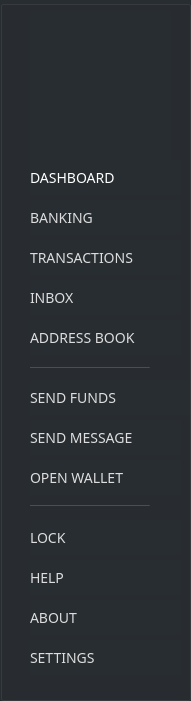
     <widget class="QGroupBox" name="leftMenu">
      <property name="geometry">
       <rect>
        <x>0</x>
        <y>1</y>
        <width>191</width>
        <height>701</height>
       </rect>
      </property>
      <property name="styleSheet">
       <string notr="true">background-color: #282d31; border-right: 1px solid #444;</string>
      </property>
      <property name="title">
       <string/>
      </property>
      <widget class="QPushButton" name="m_bankingButton">
       <property name="geometry">
        <rect>
         <x>10</x>
         <y>200</y>
         <width>171</width>
         <height>35</height>
        </rect>
       </property>
       <property name="font">
        <font>
         <family>Poppins</family>
         <pointsize>-1</pointsize>
        </font>
       </property>
       <property name="styleSheet">
        <string notr="true">QPushButton#m_bankingButton {
text-align: left; color: #ddd; margin-left: 20px;
font-family: Poppins;
font-size: 14px;
border: none;
}

QPushButton#m_bankingButton:hover {
text-align: left; color: orange; margin-left: 20px;
font-family: Poppins;
font-size: 14px;
border: none;
  }</string>
       </property>
       <property name="text">
        <string>BANKING</string>
       </property>
       <property name="iconSize">
        <size>
         <width>18</width>
         <height>18</height>
        </size>
       </property>
      </widget>
      <widget class="QPushButton" name="m_messagesButton">
       <property name="geometry">
        <rect>
         <x>10</x>
         <y>280</y>
         <width>171</width>
         <height>35</height>
        </rect>
       </property>
       <property name="font">
        <font>
         <family>Poppins</family>
         <pointsize>-1</pointsize>
        </font>
       </property>
       <property name="styleSheet">
        <string notr="true">QPushButton#m_messagesButton {
text-align: left; color: #ddd; margin-left: 20px;
font-family: Poppins;
font-size: 14px;
border: none;
}

QPushButton#m_messagesButton:hover {
text-align: left; color: orange; margin-left: 20px;
font-family: Poppins;
font-size: 14px;
border: none;
  }</string>
       </property>
       <property name="text">
        <string>INBOX</string>
       </property>
       <property name="iconSize">
        <size>
         <width>18</width>
         <height>18</height>
        </size>
       </property>
      </widget>
      <widget class="QPushButton" name="m_about">
       <property name="geometry">
        <rect>
         <x>10</x>
         <y>600</y>
         <width>171</width>
         <height>35</height>
        </rect>
       </property>
       <property name="font">
        <font>
         <family>Poppins</family>
         <pointsize>-1</pointsize>
        </font>
       </property>
       <property name="styleSheet">
        <string notr="true">QPushButton#m_about {
text-align: left; color: #ddd; margin-left: 20px;
font-family: Poppins;
font-size: 14px;
border: none;
}

QPushButton#m_about:hover {
text-align: left; color: orange; margin-left: 20px;
font-family: Poppins;
border: none;
font-size: 14px;
  }</string>
       </property>
       <property name="text">
        <string>ABOUT</string>
       </property>
       <property name="iconSize">
        <size>
         <width>18</width>
         <height>18</height>
        </size>
       </property>
      </widget>
      <widget class="QPushButton" name="m_transactionButton">
       <property name="geometry">
        <rect>
         <x>10</x>
         <y>240</y>
         <width>171</width>
         <height>35</height>
        </rect>
       </property>
       <property name="font">
        <font>
         <family>Poppins</family>
         <pointsize>-1</pointsize>
        </font>
       </property>
       <property name="styleSheet">
        <string notr="true">QPushButton#m_transactionButton {
text-align: left; color: #ddd; margin-left: 20px;
font-family: Poppins;
font-size: 14px;
border: none;
}

QPushButton#m_transactionButton:hover {
text-align: left; color: orange; margin-left: 20px;
font-family: Poppins;
font-size: 14px;
border: none;
  }</string>
       </property>
       <property name="text">
        <string>TRANSACTIONS</string>
       </property>
       <property name="iconSize">
        <size>
         <width>18</width>
         <height>18</height>
        </size>
       </property>
      </widget>
      <widget class="QPushButton" name="m_settingsButton">
       <property name="geometry">
        <rect>
         <x>10</x>
         <y>640</y>
         <width>171</width>
         <height>35</height>
        </rect>
       </property>
       <property name="font">
        <font>
         <family>Poppins</family>
         <pointsize>-1</pointsize>
        </font>
       </property>
       <property name="styleSheet">
        <string notr="true">QPushButton#m_settingsButton {
text-align: left; color: #ddd; margin-left: 20px;
font-family: Poppins;
border: none;
font-size: 14px;
}

QPushButton#m_settingsButton:hover {
text-align: left; color: orange; margin-left: 20px;
font-family: Poppins;
border: none;
font-size: 14px;
  }</string>
       </property>
       <property name="text">
        <string>SETTINGS</string>
       </property>
       <property name="iconSize">
        <size>
         <width>18</width>
         <height>18</height>
        </size>
       </property>
      </widget>
      <widget class="QPushButton" name="m_dashboardButton">
       <property name="geometry">
        <rect>
         <x>10</x>
         <y>160</y>
         <width>171</width>
         <height>35</height>
        </rect>
       </property>
       <property name="font">
        <font>
         <family>Poppins</family>
         <pointsize>-1</pointsize>
         <weight>50</weight>
         <bold>false</bold>
        </font>
       </property>
       <property name="styleSheet">
        <string notr="true">QPushButton#m_dashboardButton {
text-align: left; 
color: #fff; 
margin-left: 20px;
font-family: Poppins;
font-weight: normal;
font-size: 14px;
border: none;
}

QPushButton#m_dashboardButton:hover {
text-align: left; color: orange; 
margin-left: 20px;
font-family: Poppins;
border: none;
font-size: 14px;
  }</string>
       </property>
       <property name="text">
        <string>DASHBOARD</string>
       </property>
       <property name="iconSize">
        <size>
         <width>18</width>
         <height>18</height>
        </size>
       </property>
      </widget>
      <widget class="QPushButton" name="m_addressBookButton_2">
       <property name="geometry">
        <rect>
         <x>10</x>
         <y>320</y>
         <width>171</width>
         <height>35</height>
        </rect>
       </property>
       <property name="font">
        <font>
         <family>Poppins</family>
         <pointsize>-1</pointsize>
        </font>
       </property>
       <property name="styleSheet">
        <string notr="true">QPushButton#m_addressBookButton_2 {
text-align: left; color: #ddd; margin-left: 20px;
font-family: Poppins;
font-size: 14px;
border: none;
}

QPushButton#m_addressBookButton_2:hover {
text-align: left; color: orange; margin-left: 20px;
font-family: Poppins;
font-size: 14px;
border: none;
  }</string>
       </property>
       <property name="text">
        <string>ADDRESS BOOK</string>
       </property>
       <property name="iconSize">
        <size>
         <width>18</width>
         <height>18</height>
        </size>
       </property>
      </widget>
      <widget class="QPushButton" name="m_lockWalletButton">
       <property name="geometry">
        <rect>
         <x>10</x>
         <y>520</y>
         <width>171</width>
         <height>35</height>
        </rect>
       </property>
       <property name="font">
        <font>
         <family>Poppins</family>
         <pointsize>-1</pointsize>
        </font>
       </property>
       <property name="styleSheet">
        <string notr="true">QPushButton#m_lockWalletButton {
text-align: left; color: #ddd; margin-left: 20px;
font-family: Poppins;
font-size: 14px;
border: none;
}

QPushButton#m_lockWalletButton:hover {
text-align: left; color: orange; margin-left: 20px;
font-family: Poppins;
border: none;
font-size: 14px;
  }</string>
       </property>
       <property name="text">
        <string>LOCK</string>
       </property>
       <property name="iconSize">
        <size>
         <width>18</width>
         <height>18</height>
        </size>
       </property>
      </widget>
      <widget class="QPushButton" name="m_newTransferButton">
       <property name="geometry">
        <rect>
         <x>10</x>
         <y>380</y>
         <width>180</width>
         <height>35</height>
        </rect>
       </property>
       <property name="minimumSize">
        <size>
         <width>180</width>
         <height>31</height>
        </size>
       </property>
       <property name="maximumSize">
        <size>
         <width>600</width>
         <height>60</height>
        </size>
       </property>
       <property name="font">
        <font>
         <family>Poppins</family>
         <pointsize>-1</pointsize>
        </font>
       </property>
       <property name="styleSheet">
        <string notr="true">QPushButton#m_newTransferButton {
text-align: left; color: #ddd; margin-left: 20px;
font-family: Poppins;
font-size: 14px;
border: none;
}


QPushButton#m_newTransferButton:hover {
text-align: left; color: orange; margin-left: 20px;
font-family: Poppins;
font-size: 14px;
border: none;
  }</string>
       </property>
       <property name="text">
        <string>SEND FUNDS</string>
       </property>
      </widget>
      <widget class="QPushButton" name="m_newMessageButton">
       <property name="geometry">
        <rect>
         <x>10</x>
         <y>420</y>
         <width>171</width>
         <height>35</height>
        </rect>
       </property>
       <property name="minimumSize">
        <size>
         <width>131</width>
         <height>31</height>
        </size>
       </property>
       <property name="maximumSize">
        <size>
         <width>200</width>
         <height>60</height>
        </size>
       </property>
       <property name="font">
        <font>
         <family>Poppins</family>
         <pointsize>-1</pointsize>
        </font>
       </property>
       <property name="styleSheet">
        <string notr="true">QPushButton#m_newMessageButton {
text-align: left; color: #ddd; margin-left: 20px;
font-family: Poppins;
font-size: 14px;
border: none;
}

QPushButton#m_newMessageButton:hover {
text-align: left; color: orange; margin-left: 20px;
font-family: Poppins;
font-size: 14px;
border: none;
  }
</string>
       </property>
       <property name="text">
        <string>SEND MESSAGE</string>
       </property>
      </widget>
      <widget class="QLabel" name="label_42">
       <property name="geometry">
        <rect>
         <x>30</x>
         <y>10</y>
         <width>141</width>
         <height>151</height>
        </rect>
       </property>
       <property name="styleSheet">
        <string notr="true">border: none;</string>
       </property>
       <property name="text">
        <string/>
       </property>
       <property name="pixmap">
        <pixmap resource="../../resources.qrc">:/images/images/conceal.png</pixmap>
       </property>
      </widget>
      <widget class="QPushButton" name="m_helpButton">
       <property name="geometry">
        <rect>
         <x>10</x>
         <y>560</y>
         <width>171</width>
         <height>35</height>
        </rect>
       </property>
       <property name="font">
        <font>
         <family>Poppins</family>
         <pointsize>-1</pointsize>
        </font>
       </property>
       <property name="styleSheet">
        <string notr="true">QPushButton#m_helpButton {
text-align: left; color: #ddd; margin-left: 20px;
font-family: Poppins;
font-size: 14px;
border: none;
}

QPushButton#m_helpButton:hover {
text-align: left; color: orange; margin-left: 20px;
font-family: Poppins;
border: none;
font-size: 14px;
  }</string>
       </property>
       <property name="text">
        <string>HELP</string>
       </property>
       <property name="iconSize">
        <size>
         <width>18</width>
         <height>18</height>
        </size>
       </property>
      </widget>
      <widget class="Line" name="line_2">
       <property name="geometry">
        <rect>
         <x>30</x>
         <y>367</y>
         <width>120</width>
         <height>1</height>
        </rect>
       </property>
       <property name="styleSheet">
        <string notr="true">background-color: #444;</string>
       </property>
       <property name="orientation">
        <enum>Qt::Horizontal</enum>
       </property>
      </widget>
      <widget class="QPushButton" name="m_newOpenWalletButton">
       <property name="geometry">
        <rect>
         <x>10</x>
         <y>460</y>
         <width>171</width>
         <height>35</height>
        </rect>
       </property>
       <property name="minimumSize">
        <size>
         <width>131</width>
         <height>31</height>
        </size>
       </property>
       <property name="maximumSize">
        <size>
         <width>200</width>
         <height>60</height>
        </size>
       </property>
       <property name="font">
        <font>
         <family>Poppins</family>
         <pointsize>-1</pointsize>
        </font>
       </property>
       <property name="styleSheet">
        <string notr="true">QPushButton#m_newOpenWalletButton {
text-align: left; color: #ddd; margin-left: 20px;
font-family: Poppins;
font-size: 14px;
border: none;
}

QPushButton#m_newOpenWalletButton:hover {
text-align: left; color: orange; margin-left: 20px;
font-family: Poppins;
font-size: 14px;
border: none;
  }
</string>
       </property>
       <property name="text">
        <string>OPEN WALLET</string>
       </property>
      </widget>
      <widget class="Line" name="line_3">
       <property name="geometry">
        <rect>
         <x>30</x>
         <y>505</y>
         <width>120</width>
         <height>1</height>
        </rect>
       </property>
       <property name="styleSheet">
        <string notr="true">background-color: #444;</string>
       </property>
       <property name="orientation">
        <enum>Qt::Horizontal</enum>
       </property>
      </widget>
     </widget>
